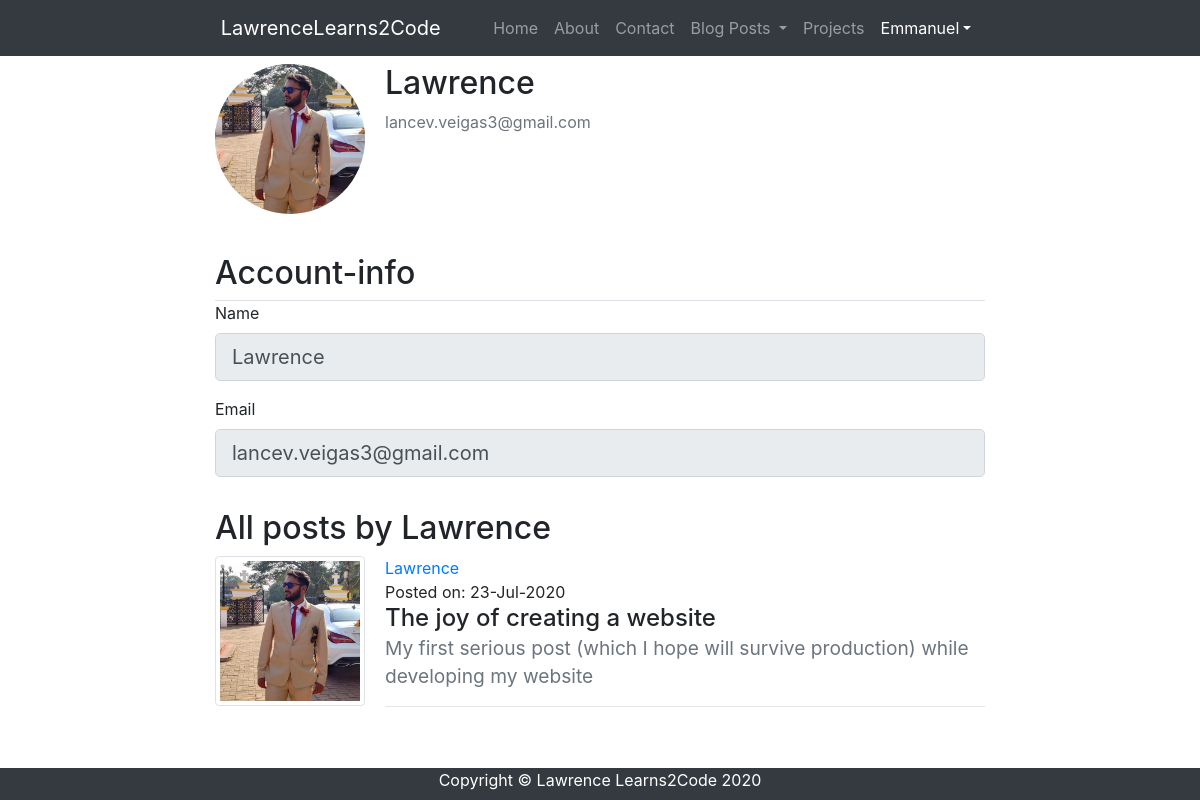
The page /account/1/ (signed in) on the database its author committed.
### lawrencelearns2code/models.py (models this page shows, shortened)
class User(db.Model, UserMixin):
    id = db.Column(db.Integer, primary_key=True)
    username = db.Column(db.String(20), unique=True, nullable=False)
    email = db.Column(db.String(120), unique=True, nullable=False)
    image_file = db.Column(db.String(20), nullable=False, default='default.jpg')
    password = db.Column(db.String(60), nullable=False)
    posts = db.relationship('Post', backref='author', lazy=True)

class Post(db.Model):
    id = db.Column(db.Integer, primary_key=True)
    title = db.Column(db.String(100), nullable=False)
    date_posted = db.Column(db.DateTime, nullable=False, default=datetime.utcnow)
    subtitle = db.Column(db.String(150), nullable=False)
    content = db.Column(db.Text, nullable=False)
    user_id = db.Column(db.Integer, db.ForeignKey('user.id'), nullable=False)

### lawrencelearns2code/routes.py (the view)
@app.route('/account/<user_id>/', methods=['GET','POST'])
@login_required
def account(user_id):
    form = UpdateAccountForm()
    user = User.query.get_or_404(user_id)
    posts = Post.query.filter_by(user_id=user.id).order_by(desc('date_posted')).all()
    image_file = create_image_link(user.image_file)
    form.username.render_kw = {'readonly':'true'}
    form.email.render_kw = {'readonly':'true'}
    form.picture.render_kw = {'hidden':'true'}
    form.submit.render_kw = {'hidden':'true'}
    if request.method == 'GET':
        form.username.data = user.username
        form.email.data = user.email
    return render_template('account.html', image_file=image_file, form=form, user=user, posts=posts)

### lawrencelearns2code/forms.py (shortened to what this page needs)
class UpdateAccountForm(FlaskForm):
    username = StringField('Name', validators=[DataRequired(), Length(2,20)])
    email = StringField('Email', validators=[DataRequired(), Email()])
    picture = FileField('Update Profile Picture', validators=[FileAllowed(['jpg', 'png', 'jpeg'])])
    submit = SubmitField('Update')

### lawrencelearns2code/models.py (called while the page is built)
@login_manager.user_loader
def load_user(user_id):
    return User.query.get(int(user_id))

### lawrencelearns2code/routes.py (called while the page is built)
def create_image_link(fn, blog=0):
    if blog==1:
        return url_for('static',filename='images/blog-pictures/' + fn)
    elif blog==0:
        return url_for('static',filename='images/profile-pictures/' + fn)

### lawrencelearns2code/templates/account.html (shortened to what this page needs)
{% extends "layout.html" %}
{% block stylesheet %}
  <link rel="stylesheet" href="{{ url_for('static', filename='vendor/cropperjs/cropper.css') }}">
{% endblock stylesheet %}
{% block content %}
    <div class="content-section my-2">
      <div class="media">
        <label data-toggle='tooltip' id="editPic">
            <figure class="figure">
                <img class="rounded-circle account-img" src="{{ image_file }}" id="avatar">
            </figure>
        </label>
        <div class="media-body">
          <h2 class="account-heading">{{ user.username }}</h2>
          <p class="text-secondary">{{ user.email }}</p>
        </div>
      </div>
        <form method="POST" action="" enctype="multipart/form-data">
            <fieldset class="form-group">
                <div class="border-bottom">
                    <h2 class="d-inline-block">
                        Account-info
                    </h2>
                </div>
                <div class="form-group">
                    {{ form.username.label(class="form-control-label") }}
                    {% if form.username.errors %}
                        {{ form.username(class="form-control form-control-lg is-invalid") }}
                        <div class="invalid-feedback">
                            {% for error in form.username.errors %}
                                <span>{{ error }}</span>
                            {% endfor %}
                        </div>
                    {% else %}
                        {{ form.username(class="form-control form-control-lg") }}
                    {% endif %}
                </div>
                <div class="form-group">
                    {{ form.email.label(class="form-control-label") }}
                    {% if form.email.errors %}
                        {{ form.email(class="form-control form-control-lg is-invalid") }}
                        <div class="invalid-feedback">
                            {% for error in form.email.errors %}
                                <span>{{ error }}</span>
                            {% endfor %}
                        </div>
                    {% else %}
                        {{ form.email(class="form-control form-control-lg") }}
                    {% endif %}
                </div>
            </fieldset>
        </form>
        {% if 'update_account' not in request.endpoint %}
        <h2>All posts by {{ user.username }}</h2>
        {% endif %}
        {% for post in posts %}
            <div class="media">
                <a href="{{url_for('read_post', pid=post.id, uid=post.user_id)}}">
                    <img id="avatar" class="img-thumbnail account-img" src="{{ image_file }}">
                </a>
                <div class="media-body">
                    <div class="m-0">
                        <a href="{{url_for('account', user_id=post.user_id)}}" class="float-left">{{post.author.username}}</a>
                    </div>
                    <div class="m-0">
                        <p class="mb-0">Posted on: {{post.date_posted.strftime('%d-%b-%Y')}}</p>
                        <a href="{{url_for('read_post', pid=post.id, uid=post.user_id, title=post.title)}}" style="color: inherit;">
                            <h4>
                                {{post.title}}</br>
                                <small class="text-muted">
                                    {{post.subtitle}}
                                </small>
                            </h4>
                        </a>
                        <hr>
                    </div>
                </div>
            </div>
        {% endfor %}
    </div>
{% endblock content %}

### lawrencelearns2code/templates/layout.html (shortened to what this page needs)
<!DOCTYPE html>
<html lang="en">
<head>
  <link href="{{ url_for('static', filename='vendor/bootstrap/css/bootstrap.min.css') }}" rel="stylesheet">
  <link href="{{ url_for('static', filename='vendor/font-awesome-4.7.0/css/font-awesome.min.css') }}" rel="stylesheet">
  {% block stylesheet %}{% endblock stylesheet %}
  <link href="{{ url_for('static', filename='css/blog-post.css') }}" rel="stylesheet">
</head>
<body class="d-flex flex-column min-vh-100">
  <nav class="navbar navbar-expand-lg navbar-dark bg-dark fixed-top p">
    <div class="container-fluid">
      <a class="navbar-brand" href="{{ url_for('home') }}">
        LawrenceLearns2Code
      </a>
      <div class="collapse navbar-collapse" id="navbarResponsive">
        <ul class="navbar-nav ml-auto">
          <li class="nav-item">
            <a class="nav-link" href="{{ url_for('home') }}">Home
            </a>
          </li>
          <li class="nav-item">
            <a class="nav-link" href="{{ url_for('about') }}">About</a>
          </li>
          <li class="nav-item">
            <a class="nav-link" href="{{ url_for('home') }}">Contact</a>
          </li>
          <li class="nav-item dropdown">
            <a class="nav-link dropdown-toggle" href="#" role="button" data-toggle="dropdown" aria-haspopup="true" aria-expanded="false">
              Blog Posts
            </a>
          </li>
          <li class="nav-item">
            <a class="nav-link" href="#">Projects</a>
          </li>
          <li class="nav-item active dropdown">
            {% if current_user.is_authenticated %}
              <a class="nav-link dropdown-toggle" href="#" role="button" data-toggle="dropdown" aria-haspopup="true" aria-expanded="false">{{current_user.username}}</a>
            {% endif %}
          </li>
        </ul>
      </div>
    </div>
  </nav>
  <div class="container-fluid">
    <div class="row">
      <div class="col-lg-2">
      </div>
      <div class="col-lg-8">
        {% block content %}{% endblock content %}
      </div>
    </div>
  </div>
  <footer class="mt-auto bg-dark" style="height: 2rem;">
    <div class="container">
      <p class="m-0 text-center text-white">Copyright &copy; Lawrence Learns2Code 2020</p>
    </div>
  </footer>
</body>
</html>

### lawrencelearns2code/static/css/blog-post.css (style rules this page uses)
body { padding-top: 56px; }
.account-img { height: 150px; width: 150px; margin-right: 20px; margin-bottom: 16px; }

### rows shown on the page
User: username "Emmanuel"
User: username "Lawrence", email "lancev.veigas3@gmail.com"
Post: author.username "Lawrence", date_posted "23-Jul-2020", title "The joy of creating a website", subtitle "My first serious post (which I hope will survive production) while developing my website"
